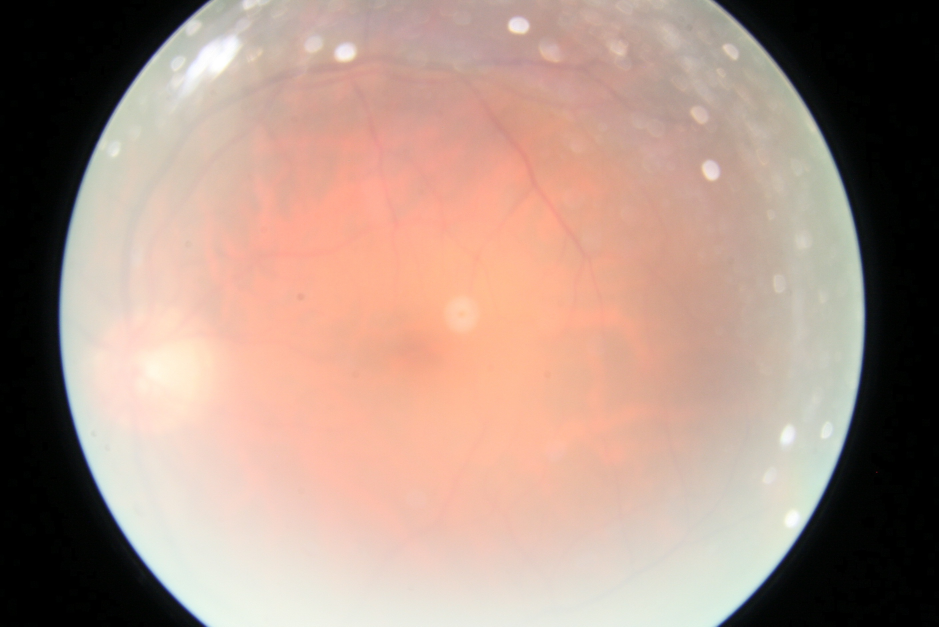
#> input picture data/sample/43057_right.jpeg, 2816 x 1880 px (shown at 1/3 size)
$ python crop_and_resize.py --src ../data/sample --dest out
#> lines starting #> are read from the running program, lines starting #| are printed output that depends on the picture; after the words box and inside, x2 and y2 are one past the last pixel; in counts of white or black regions, pixels touching at a corner belong together
### src/utils.py
import os
from datetime import datetime

import cv2
import matplotlib.image as mpimg
import matplotlib.pyplot as plt
import numpy as np
from PIL import Image, ImageOps
from zoneinfo import ZoneInfo


def pad_to_square(image, pad_value=0):
    """Pads an image with a solid color to make it square, preserving aspect ratio."""
    h, w = image.shape[:2]
    max_dim = max(h, w)

    # Calculate padding amounts
    top = (max_dim - h) // 2
    bottom = max_dim - h - top
    left = (max_dim - w) // 2
    right = max_dim - w - left

    # Pad with black (0 by default)
    return cv2.copyMakeBorder(image, top, bottom, left, right,
                              cv2.BORDER_CONSTANT, value=[pad_value, pad_value, pad_value])


def ben_graham_preprocessing(image, sigmaX=10):
    """Applies Ben Graham's blending natively to all 3 color channels."""
    blurred = cv2.GaussianBlur(image, (0, 0), sigmaX)
    return cv2.addWeighted(image, 4, blurred, -4, 128)


def preprocess_image(
    image_path,
    threshold=10,
    target_size=(512, 512),
    clahe_clip_limit=2.0,
    clahe_tile_grid_size=(8, 8),
    sigmaX=10,
):
    image = cv2.imread(image_path, cv2.IMREAD_COLOR)
    if image is None:
        raise ValueError(f"Could not load image: {image_path}")

    # 1. Background crop & Mask extraction
    gray = cv2.cvtColor(image, cv2.COLOR_BGR2GRAY)
    _, binary = cv2.threshold(gray, threshold, 255, cv2.THRESH_BINARY)
    contours, _ = cv2.findContours(binary, cv2.RETR_EXTERNAL, cv2.CHAIN_APPROX_SIMPLE)
    if not contours:
        raise ValueError(f"No foreground found in image: {image_path}")

    x, y, w, h = cv2.boundingRect(max(contours, key=cv2.contourArea))
    cropped = image[y : y + h, x : x + w]
    mask = binary[y : y + h, x : x + w]

    # 2. Pre-fill the background with 128 (Gray) BEFORE resizing to prevent the halo edge artifact
    cropped[mask == 0] = [128, 128, 128]

    # 3. Pad to square using 128 (Gray)
    squared_img = pad_to_square(cropped, pad_value=128)

    # We must also pad the binary mask to keep track of where the true background is
    squared_mask = pad_to_square(mask, pad_value=0)

    # 4. Resize safely to TARGET_SIZE (e.g., 512x512)
    resized_img = cv2.resize(squared_img, target_size, interpolation=cv2.INTER_AREA)
    # Use INTER_NEAREST for the mask to ensure it stays strictly binary (0 or 255) during resize
    resized_mask = cv2.resize(squared_mask, target_size, interpolation=cv2.INTER_NEAREST)

    # 5. Ben Graham Enhancement (NOW correctly happening at the standardized 512x512 resolution)
    enhanced = ben_graham_preprocessing(resized_img, sigmaX=sigmaX)

    # 6. Clean up any slight blur bleed by strictly enforcing the gray background again
    enhanced[resized_mask == 0] = [128, 128, 128]

    # 7. CLAHE on LAB's L channel
    lab = cv2.cvtColor(enhanced, cv2.COLOR_BGR2LAB)
    l, a, b = cv2.split(lab)

    clahe = cv2.createCLAHE(clipLimit=clahe_clip_limit, tileGridSize=clahe_tile_grid_size)
    cl = clahe.apply(l)


    merged = cv2.merge((cl, a, b))
    lab_enhanced = cv2.cvtColor(merged, cv2.COLOR_LAB2BGR)

    # 8. Mild Denoising
    denoised = cv2.medianBlur(lab_enhanced, 3)

    return Image.fromarray(cv2.cvtColor(denoised, cv2.COLOR_BGR2RGB))

def track_files(folder_path, extensions=(".jpg", ".jpeg", ".png")):
    """
    Track all the files in a folder and its subfolders.

    Args:
        folder_path (str): The path of the folder to track files in.
        extensions (tuple, optional): Tuple of file extensions to track. Default is ('.jpg', '.jpeg', '.png').

    Returns:
        list: A list containing the paths of all files in the folder and its subfolders.
    """
#> called with folder_path = '../data/sample', extensions = ('.jpg', '.jpeg', '.png')
    # Validate folder_path
    if not os.path.isdir(folder_path):
        raise ValueError("Invalid folder path provided.")

    # Convert extensions to lowercase for case-insensitive comparison
    extensions = tuple(ext.lower() for ext in extensions)

    # Initialize file_list
    file_list = []

    # Walk through the folder and its subfolders
    for root, dirs, files in os.walk(folder_path):
        for filename in files:
            file_path = os.path.join(root, filename)
            _, extension = os.path.splitext(file_path)
            # Check if the file extension is in the list of extensions
            if extension.lower() in extensions:
                file_list.append(file_path)

    return file_list

# [73 lines left out: functions build_run_tag, generate_run_id, not called in this run]


# [2 lines that do not run on import are left out]

### src/concurrent_task_executor.py
import concurrent.futures
import os
from typing import Any, Callable, List
from tqdm import tqdm

def concurrent_task_executor(
    task: Callable[[Any], Any],  # Fixed: Task now returns Any (not None)
    data_list: List[Any],
    max_workers: int | None = None,
    description: str = None,
) -> List[Any]:                    # Fixed: Returns a List of results
    """
    Execute tasks concurrently on a list of data objects using ThreadPoolExecutor.
    """

    if not data_list:
        raise ValueError("Data list is empty. No tasks to execute.")

    # Laptop Safety: If your laptop completely freezes during preprocessing,
    # change this to max(1, os.cpu_count() // 2) to leave cores free for your OS.
    if max_workers is None:
        max_workers = min(8, os.cpu_count() or 1)
    if max_workers < 1:
        raise ValueError("max_workers must be >= 1")

    results = []

    with concurrent.futures.ThreadPoolExecutor(max_workers=max_workers) as executor:
        # executor.map streams work instead of allocating one Future per item
        with tqdm(total=len(data_list), desc=description) as pbar:
            for result in executor.map(task, data_list):
#> in preprocess_image, `gray = cv2.cvtColor(image, cv2.COLOR_BGR2GRAY)`:
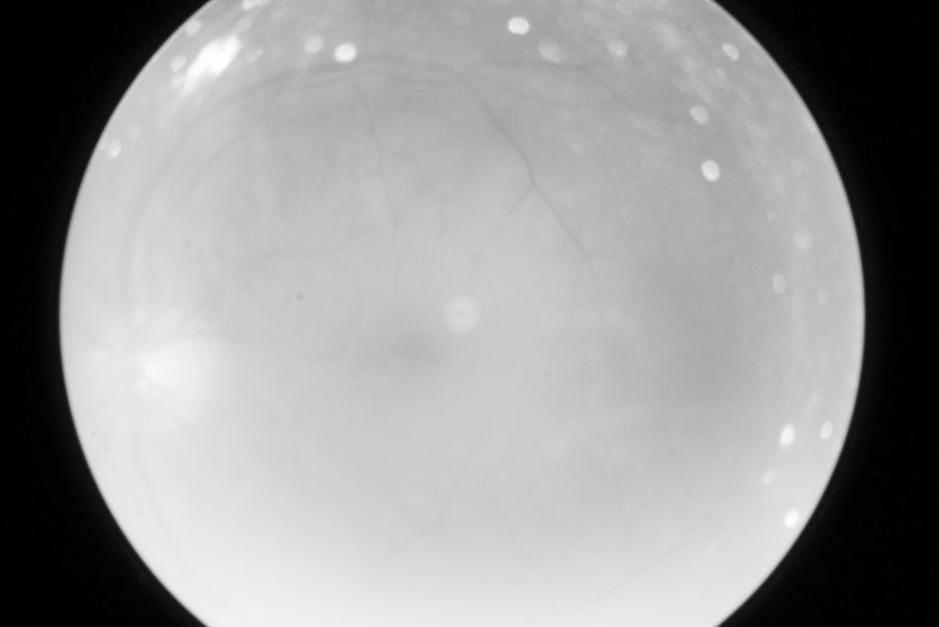
#> gray: shape (1880, 2816) (shown at 1/3 size); min 0, max 255, mean 152.2
#> in preprocess_image, `_, binary = cv2.threshold(gray, threshold, 255, cv2.THRESH_BINARY)`:
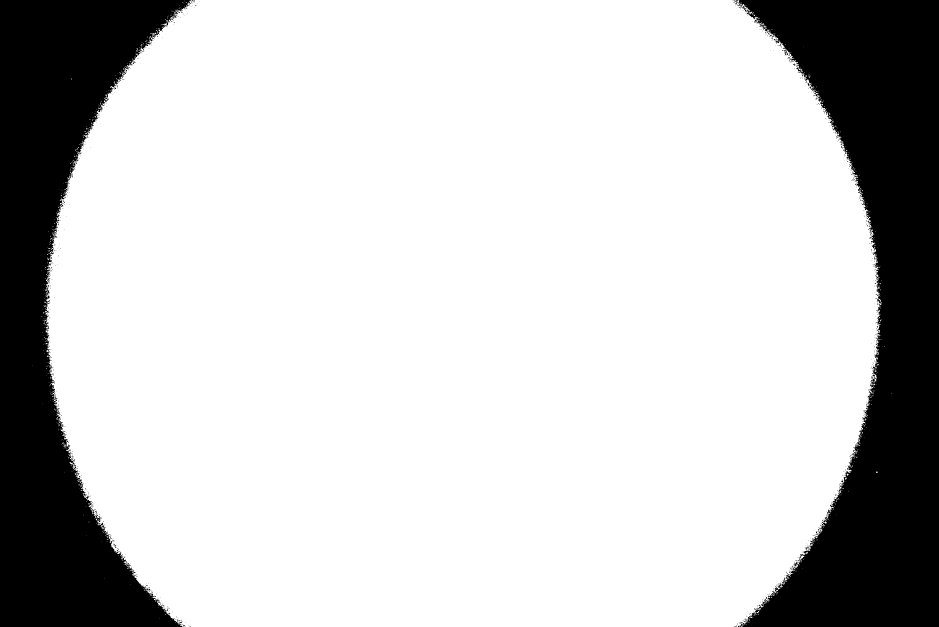
#> binary: shape (1880, 2816) (shown at 1/3 size); 79.5% white; 709 black regions (699 under 20 px)
#> in preprocess_image, `contours, _ = cv2.findContours(binary, cv2.RETR_EXTERNAL, cv2.CHAIN_AP..`: contours = 706 contours, 704 with area under 20; largest, box (x1, y1, x2, y2) and area: (135, 0, 2645, 1880) 4200300, (2396, 206, 2406, 216) 21
#> in preprocess_image, `x, y, w, h = cv2.boundingRect(max(contours, key=cv2.contourArea))`: x = 135; y = 0; w = 2510; h = 1880
#> in preprocess_image, `cropped = image[y : y + h, x : x + w]`:
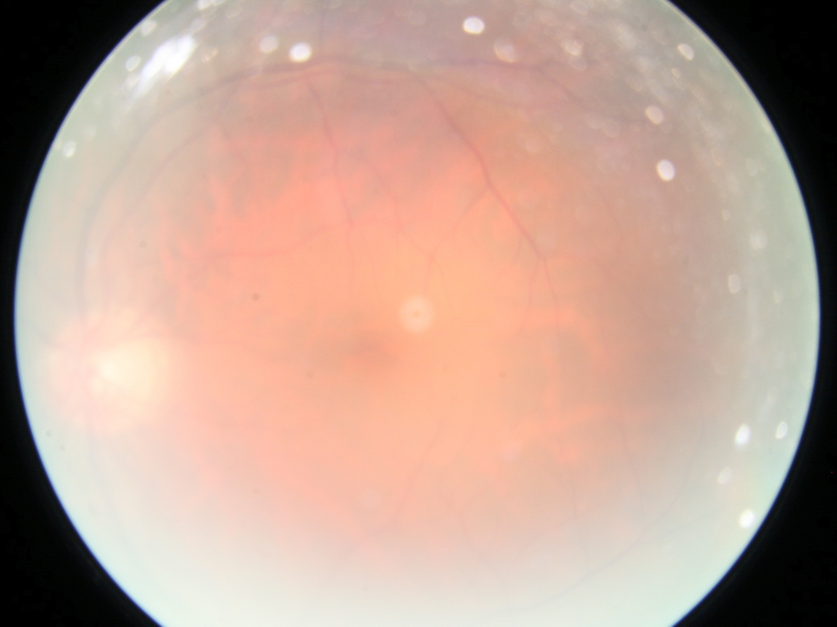
#> cropped: shape (1880, 2510, 3) (shown at 1/3 size); mean B, G, R 149.3, 163.3, 193.1
#> in preprocess_image, `mask = binary[y : y + h, x : x + w]`:
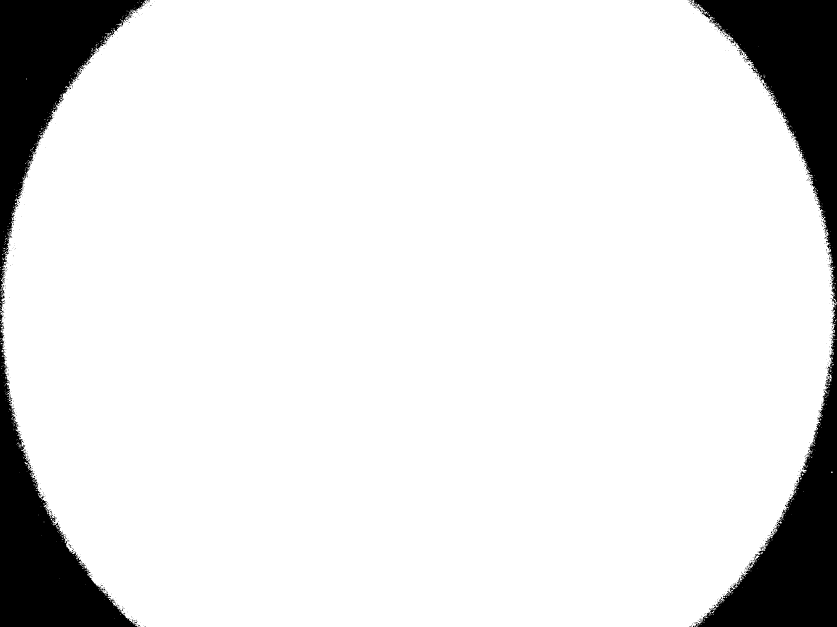
#> mask: shape (1880, 2510) (shown at 1/3 size); 89.1% white; 711 black regions (700 under 20 px)
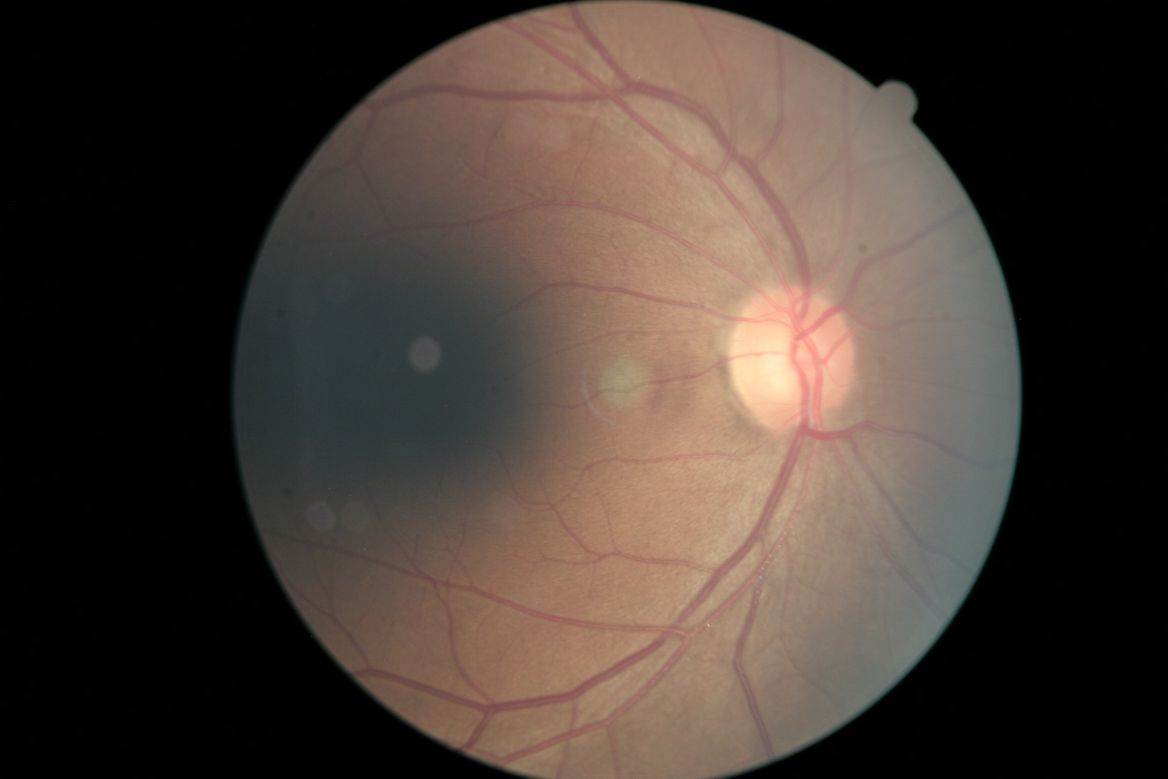
#> input picture data/sample/14281_right.jpeg, 3504 x 2336 px (shown at 1/3 size)
#> in preprocess_image (call 2), `contours, _ = cv2.findContours(binary, cv2.RETR_EXTERNAL, cv2.CHAIN_AP..`: contours = 7 contours, 6 with area under 20; largest, box (x1, y1, x2, y2) and area: (689, 0, 3070, 2336) 4450171
#> in preprocess_image (call 2), `x, y, w, h = cv2.boundingRect(max(contours, key=cv2.contourArea))`: x = 689; y = 0; w = 2381; h = 2336
                results.append(result)  # Capture the return value
                pbar.update(1)

    return results

### scripts/crop_and_resize.py
import os
import sys
import argparse
from os import cpu_count

PROJECT_ROOT = os.path.dirname(os.path.dirname(os.path.abspath(__file__)))
if PROJECT_ROOT not in sys.path:
    sys.path.insert(0, PROJECT_ROOT)

from src.concurrent_task_executor import concurrent_task_executor
from src.utils import preprocess_image, track_files

from typing import NamedTuple, Tuple

parser = argparse.ArgumentParser(description="Crop and Resize Images in a folder")
parser.add_argument("--src", type=str, help="source folder", required=True)
parser.add_argument("--dest", type=str, help="destination folder", required=True)
parser.add_argument(
    "--size",
    type=int,
    nargs=2,
    metavar=("WIDTH", "HEIGHT"),
    help="Output size in pixels (width height).",
    default=(512, 512),
)
parser.add_argument(
    "--threshold",
    type=int,
    default=10,
    help="Threshold for background cropping mask.",
)
parser.add_argument(
    "--workers",
    type=int,
    default=min(8, cpu_count() or 1),
    help="Number of worker threads.",
)
parser.add_argument(
    "--skip-existing",
    action="store_true",
    help="Skip files that already exist in destination.",
)
parser.add_argument(
    "--clahe-clip-limit",
    type=float,
    default=2.0,
    help="CLAHE clip limit.",
)
parser.add_argument(
    "--clahe-tile-grid",
    type=int,
    nargs=2,
    metavar=("W", "H"),
    default=(8, 8),
    help="CLAHE tile grid size.",
)
parser.add_argument(
    "--sigmaX",
    type=float,
    default=10.0,
    help="Gaussian blur sigma for Ben Graham enhancement (default: 10).",
)


class FileInfo(NamedTuple):
    src: str
    dest: str
    size: Tuple[int, int]  # (width, height) tuple.
    threshold: int
    clahe_clip_limit: float
    clahe_tile_grid: Tuple[int, int]
    sigmaX: float = 10.0

def preprocess_and_save(file_info: FileInfo):
    try:
        # Added threshold parameter to match the updated pipeline
        result = preprocess_image(
            file_info.src,
            threshold=file_info.threshold,
            target_size=file_info.size,
            clahe_clip_limit=file_info.clahe_clip_limit,
            clahe_tile_grid_size=file_info.clahe_tile_grid,
            sigmaX=file_info.sigmaX,
        )
        result.save(file_info.dest)
    except Exception as e:
        print(f"Error processing image: {str(e)}")


if __name__ == "__main__":
    args = parser.parse_args()
    src_folder = args.src
    dst_folder = args.dest
    size = tuple(args.size)

    # check if destination folder exists[cite: 3]
    if not os.path.exists(dst_folder):
        print("Destination folder does not exist. Creating folder...")
        os.makedirs(dst_folder, exist_ok=True)

    files = []
    for src_image_path in track_files(src_folder):
        # FIX: Recreate the exact relative folder structure
        rel_path = os.path.relpath(src_image_path, src_folder)
        dest_path = os.path.join(dst_folder, rel_path)

        files.append(
            FileInfo(
                src=src_image_path,
                dest=dest_path,
                size=size,
                threshold=args.threshold,
                clahe_clip_limit=args.clahe_clip_limit,
                clahe_tile_grid=tuple(args.clahe_tile_grid),
                sigmaX=args.sigmaX,
            )
        )

    if args.skip_existing:
        files = [file_info for file_info in files if not os.path.exists(file_info.dest)]

    print(f"Processing {len(files)} images with {args.workers} workers...")

    concurrent_task_executor(
        preprocess_and_save,
        files,
        max_workers=args.workers,
        description="Processing images",
    )
